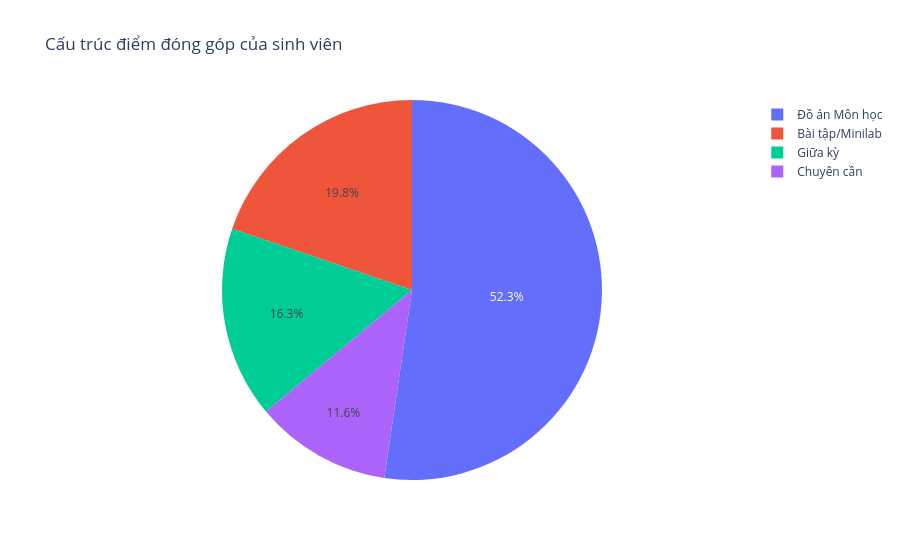

Notebook code for this chart:
### Code cell
fig = px.pie(
    df_diem,
    names='Thanh_Phan',
    values='Diem_Quy_Doi',
    title='Cấu trúc điểm đóng góp của sinh viên'
)
fig.show()

### Figure 1 — Plotly figure (JSON) as saved in the notebook; plotly's stock layout.template omitted (floating-point values rounded to 4 significant figures)
{"data": [{"domain": {"x": [0, 1], "y": [0, 1]}, "hovertemplate": "Thanh_Phan=%{label}<br>Diem_Quy_Doi=%{value}<extra></extra>", "labels": ["Chuyên cần", "Bài tập/Minilab", "Giữa kỳ", "Đồ án Môn học"], "legendgroup": "", "name": "", "showlegend": true, "type": "pie", "values": [1.0, 1.7, 1.4, 4.5]}], "layout": {"legend": {"tracegroupgap": 0}, "title": {"text": "Cấu trúc điểm đóng góp của sinh viên"}}}
